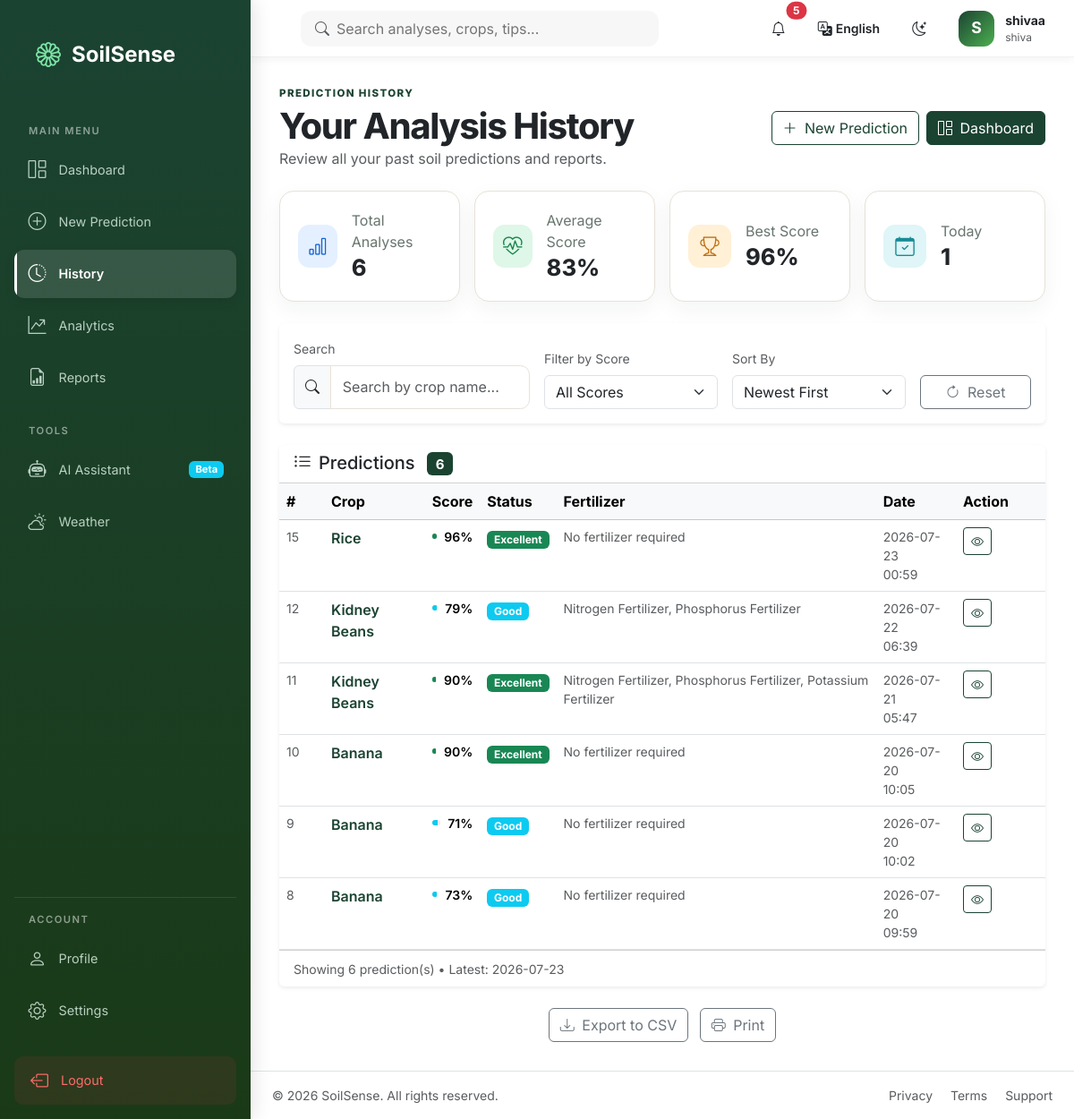
The app's page /history (signed in) with its own data.
### tables this page shows
CREATE TABLE history(
            id INTEGER PRIMARY KEY AUTOINCREMENT,
            crop TEXT,
            soil_score INTEGER,
            fertilizer TEXT
        , created_at TEXT, user_id INTEGER REFERENCES users(id), N REAL, P REAL, K REAL, ph REAL, temperature REAL, humidity REAL, rainfall REAL);

### app.py (the view)
@app.route("/history")
@login_required
def history() -> str:
    try:
        user_id = session.get("user_id")
        today_str = date.today().isoformat()
        with get_database_connection() as connection:
            predictions = connection.execute(
                """SELECT id, crop, soil_score, fertilizer, N, P, K, ph,
                   temperature, humidity, rainfall, created_at
                   FROM history
                   WHERE user_id = ?
                   ORDER BY created_at DESC""",
                (user_id,)
            ).fetchall()
        history_list = []
        for pred in predictions:
            history_list.append({
                "id": pred["id"],
                "crop": pred["crop"],
                "soil_score": pred["soil_score"],
                "fertilizer": pred["fertilizer"],
                "N": pred["N"],
                "P": pred["P"],
                "K": pred["K"],
                "ph": pred["ph"],
                "temperature": pred["temperature"],
                "humidity": pred["humidity"],
                "rainfall": pred["rainfall"],
                "created_at": pred["created_at"],
                "status": get_soil_status(pred["soil_score"])
            })
        if history_list:
            stats = {
                "total": len(history_list),
                "average_score": round(sum(p["soil_score"] for p in history_list) / len(history_list)),
                "best_score": max(p["soil_score"] for p in history_list),
                "recent_crop": history_list[0]["crop"],
                "today_count": sum(1 for p in history_list if p["created_at"] and p["created_at"][:10] == today_str)
            }
        else:
            stats = {
                "total": 0, "average_score": 0, "best_score": 0,
                "recent_crop": "None", "today_count": 0
            }
        return render_template("history.html", predictions=history_list, stats=stats, today_date=today_str)
    except sqlite3.Error:
        app.logger.exception("Failed to load history")
        flash("Unable to load prediction history.", "danger")
        return render_template("history.html", predictions=[], stats={
            "total": 0, "average_score": 0, "best_score": 0, "recent_crop": "None", "today_count": 0
        }, today_date=date.today().isoformat())

### templates/history.html (shortened to what this page needs)
{% extends "base.html" %}
{% block content %}
<section class="page-heading d-flex flex-column flex-md-row justify-content-between align-items-md-center gap-3 mb-4">
  <div>
    <p class="eyebrow mb-1">{{ t('prediction_history_eyebrow') }}</p>
    <h1>{{ t('your_analysis_history') }}</h1>
    <p class="text-body-secondary mb-0">{{ t('history_desc') }}</p>
  </div>
  <div class="d-flex gap-2">
    <a class="btn btn-outline-primary" href="{{ url_for('home') }}">
      <i class="bi bi-plus-lg me-1"></i> {{ t('new_prediction') }}
    </a>
    <a class="btn btn-primary" href="{{ url_for('dashboard') }}">
      <i class="bi bi-grid-1x2 me-1"></i> {{ t('dashboard') }}
    </a>
  </div>
</section>
<section class="row g-3 mb-4">
  <div class="col-6 col-md-3">
    <div class="metric-card">
      <span class="metric-icon primary"><i class="bi bi-bar-chart"></i></span>
      <div>
        <p>{{ t('total_analyses') }}</p>
        <h2>{{ stats.total }}</h2>
      </div>
    </div>
  </div>
  <div class="col-6 col-md-3">
    <div class="metric-card">
      <span class="metric-icon success"><i class="bi bi-heart-pulse"></i></span>
      <div>
        <p>{{ t('average_score') }}</p>
        <h2>{{ stats.average_score }}%</h2>
      </div>
    </div>
  </div>
  <div class="col-6 col-md-3">
    <div class="metric-card">
      <span class="metric-icon warning"><i class="bi bi-trophy"></i></span>
      <div>
        <p>{{ t('best_score') }}</p>
        <h2>{{ stats.best_score }}%</h2>
      </div>
    </div>
  </div>
  <div class="col-6 col-md-3">
    <div class="metric-card">
      <span class="metric-icon info"><i class="bi bi-calendar-check"></i></span>
      <div>
        <p>{{ t('today') }}</p>
        <h2>{{ stats.today_count }}</h2>
      </div>
    </div>
  </div>
</section>
<section class="card border-0 shadow-sm mb-4">
  <div class="card-body">
    <div class="row g-3 align-items-end">
      <div class="col-md-4">
        <label class="form-label small text-muted">{{ t('search') }}</label>
        <div class="input-group">
          <span class="input-group-text"><i class="bi bi-search"></i></span>
          <input type="text" id="searchInput" class="form-control" placeholder="{{ t('search_by_crop_placeholder') }}" onkeyup="filterPredictions()">
        </div>
      </div>
      <div class="col-md-3">
        <label class="form-label small text-muted">{{ t('filter_by_score') }}</label>
        <select id="scoreFilter" class="form-select" onchange="filterPredictions()">
          <option value="all">{{ t('all_scores') }}</option>
        </select>
      </div>
      <div class="col-md-3">
        <label class="form-label small text-muted">{{ t('sort_by') }}</label>
        <select id="sortBy" class="form-select" onchange="filterPredictions()">
          <option value="date-desc">{{ t('newest_first') }}</option>
        </select>
      </div>
      <div class="col-md-2">
        <button class="btn btn-outline-secondary w-100" onclick="resetFilters()">
          <i class="bi bi-arrow-clockwise me-1"></i> {{ t('reset') }}
        </button>
      </div>
    </div>
  </div>
</section>
<section class="card border-0 shadow-sm">
  <div class="card-header bg-transparent d-flex justify-content-between align-items-center">
    <h2 class="h5 mb-0">
      <i class="bi bi-list-ul me-2"></i>{{ t('predictions') }}
      <span class="badge bg-primary ms-2">{{ predictions|length }}</span>
    </h2>
  </div>
  <div class="card-body p-0">
    {% if predictions %}
      <div class="table-responsive d-none d-md-block">
        <table class="table table-hover mb-0" id="predictionsTable">
          <thead class="table-light">
            <tr>
              <th style="width: 50px;">#</th>
              <th>{{ t('crop') }}</th>
              <th>{{ t('score') }}</th>
              <th>{{ t('status') }}</th>
              <th>{{ t('fertilizer') }}</th>
              <th>{{ t('date') }}</th>
              <th style="width: 100px;">{{ t('action') }}</th>
            </tr>
          </thead>
          <tbody>
            {% for pred in predictions %}
            <tr class="prediction-row"
                data-score="{{ pred.soil_score }}"
                data-crop="{{ pred.crop|lower }}"
                data-date="{{ pred.created_at }}"
                data-status="{{ pred.status|lower }}">
              <td class="text-muted small">{{ pred.id }}</td>
              <td>
                <a href="{{ url_for('report', prediction_id=pred.id) }}" class="text-decoration-none fw-semibold">
                  {{ tc(pred.crop) }}
                </a>
              </td>
              <td>
                <div class="d-flex align-items-center gap-2">
                  <div class="progress flex-grow-1" style="height: 6px; max-width: 80px;">
                    <div class="progress-bar {% if pred.soil_score >= 80 %}bg-success{% elif pred.soil_score >= 60 %}bg-info{% elif pred.soil_score >= 40 %}bg-warning{% else %}bg-danger{% endif %}"
                         style="width: {{ pred.soil_score }}%"></div>
                  </div>
                  <span class="small fw-semibold">{{ pred.soil_score }}%</span>
                </div>
              </td>
              <td>
                <span class="badge {% if pred.status == 'Excellent' %}bg-success{% elif pred.status == 'Good' %}bg-info{% elif pred.status == 'Average' %}bg-warning{% else %}bg-danger{% endif %}">
                  {{ t(pred.status|lower|replace(' ', '_')) }}
                </span>
              </td>
              <td class="small text-muted">{{ tf(pred.fertilizer) }}</td>
              <td class="small text-muted">
                {% if pred.created_at %}
                  {{ pred.created_at[:10] }}
                  <br>
                  <span class="text-muted">{{ pred.created_at[11:16] if pred.created_at|length > 11 else '' }}</span>
                {% else %}
                  N/A
                {% endif %}
              </td>
              <td>
                <a href="{{ url_for('report', prediction_id=pred.id) }}" class="btn btn-sm btn-outline-primary" title="{{ t('view_report') }}">
                  <i class="bi bi-eye"></i>
                </a>
              </td>
            </tr>
            {% endfor %}
          </tbody>
        </table>
      </div>
    {% endif %}
  </div>
  {% if predictions %}
  <div class="card-footer bg-transparent">
    <small class="text-muted">
      Showing {{ predictions|length }} prediction(s)
      {% if predictions|length > 0 %}
        • Latest: {{ predictions[0].created_at[:10] if predictions[0].created_at else 'N/A' }}
      {% endif %}
    </small>
  </div>
  {% endif %}
</section>
{% if predictions %}
<section class="text-center mt-4">
  <button class="btn btn-outline-secondary" onclick="exportToCSV()">
    <i class="bi bi-download me-1"></i> Export to CSV
  </button>
  <button class="btn btn-outline-secondary ms-2" onclick="window.print()">
    <i class="bi bi-printer me-1"></i> Print
  </button>
</section>
{% endif %}
{% endblock %}

### records on screen
history: id "15", crop "Rice", soil_score "96", t "Excellent", fertilizer "No fertilizer required", created_at "2026-07-23", created_at "00:59"
history: id "12", crop "Kidney Beans", soil_score "79", t "Good", fertilizer "Nitrogen Fertilizer, Phosphorus Fertilizer", created_at "2026-07-22", created_at "06:39"
history: id "11", crop "Kidney Beans", soil_score "90", t "Excellent", fertilizer "Nitrogen Fertilizer, Phosphorus Fertilizer, Potassium Fertilizer", created_at "2026-07-21", created_at "05:47"
history: id "10", crop "Banana", soil_score "90", t "Excellent", fertilizer "No fertilizer required", created_at "2026-07-20", created_at "10:05"
history: id "9", crop "Banana", soil_score "71", t "Good", fertilizer "No fertilizer required", created_at "2026-07-20", created_at "10:02"
history: id "8", crop "Banana", soil_score "73", t "Good", fertilizer "No fertilizer required", created_at "2026-07-20", created_at "09:59"

### other values on screen
{{ t('main_menu') }} "MAIN MENU"
{{ t('dashboard') }} "Dashboard"
{{ t('new_prediction') }} "New Prediction"
{{ t('history') }} "History"
{{ t('analytics') }} "Analytics"
{{ t('reports') }} "Reports"
{{ t('tools') }} "TOOLS"
{{ t('ai_assistant') }} "AI Assistant"
{{ t('weather') }} "Weather"
{{ t('account') }} "ACCOUNT"
{{ t('profile') }} "Profile"
{{ t('settings') }} "Settings"
{{ t('logout') }} "Logout"
{{ notifications|length }} "5"
{{ supported_languages[current_language] }} "English"
